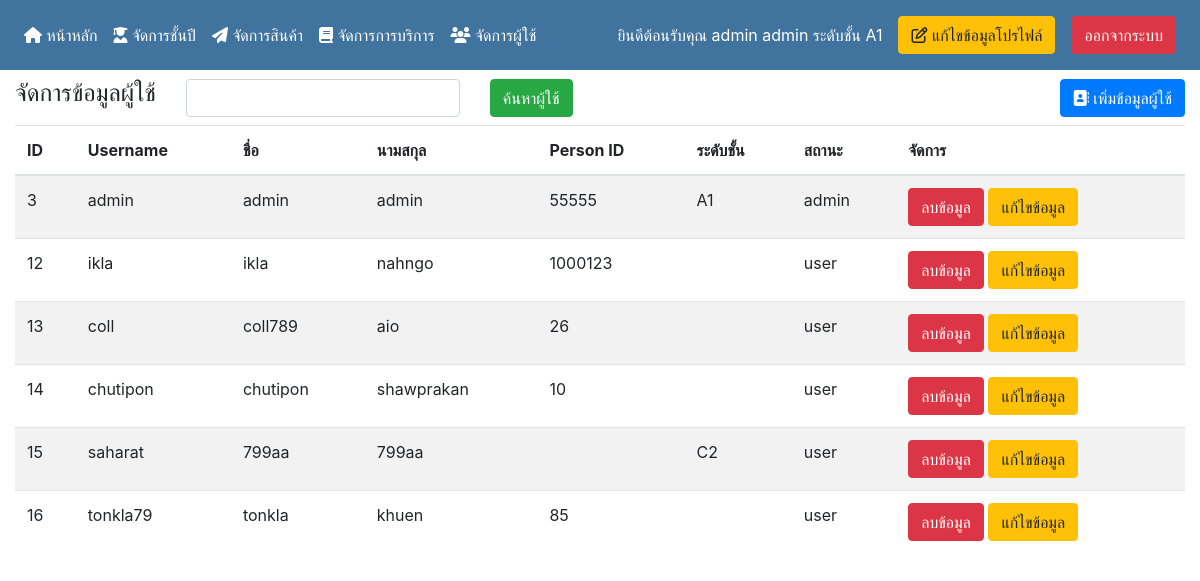
The page /admin/manage_member.php (signed in) on the database its author committed.
### tables this page shows
CREATE TABLE `member` (
  `member_id` int(11) NOT NULL,
  `username` varchar(50) NOT NULL,
  `password` varchar(50) NOT NULL,
  `firstname` varchar(50) NOT NULL,
  `lastname` varchar(50) NOT NULL,
  `person_id` varchar(10) NOT NULL,
  `level_id` varchar(10) NOT NULL,
  `member_status` varchar(10) NOT NULL,
  `member_img` varchar(50) NOT NULL
);

CREATE TABLE `level` (
  `level_id` int(11) NOT NULL,
  `level_name` varchar(10) NOT NULL
);

### admin/manage_member.php (the view, shortened to what this page needs)
<!DOCTYPE html>
<html>
<head>
	<?php require '../boot_header.php'; ?>
</head>
<body>
	<?php require_once("menu.php"); ?>
	<div class="container-fluid">
		<div class="row" style="height:55px;">
			<div class="col align-self-center">
				<form class="row g-3" action="" method="GET">
					<div class="col-auto">
						<h4>จัดการข้อมูลผู้ใช้</h4>
					</div>
					<div class="col-auto align-self-center">
						<div class="row g-3 align-items-center">
						  <div class="col-auto">
						    <input type="text" class="form-control" name="txt_search">
						  </div>
						  <div class="col-auto">
						    <input type="submit" class="btn btn-success" name="btn_search" value="ค้นหาผู้ใช้">
						  </div>
						 </div>
						</div>
					</div>
				<div class="col-auto align-self-center">
					<a href="add_member.php"><button class="btn btn-primary"><i class="fa fa-address-book"></i> เพิ่มข้อมูลผู้ใช้</button></a>
				</div>
			</div>
		<div class="row">
			<div class="col">
				<table class="table table-striped">
					<thead>
						<tr>
							<th>ID</th>
							<th>Username</th>
							<th>ชื่อ</th>
							<th>นามสกุล</th>
							<th>Person ID</th>
							<th>ระดับชั้น</th>
							<th>สถานะ</th>
							<th>จัดการ</th>
						</tr>
					</thead>
					<?php
						$sql = "SELECT * FROM member LEFT JOIN level on member.level_id = level.level_id";
						$result = $connect->query($sql);
						while($row = $result->fetch_assoc()){
					?>
					<tr>
						<td><?php echo $row['member_id']; ?></td>
						<td><?php echo $row['username']; ?></td>
						<td><?php echo $row['firstname']; ?></td>
						<td><?php echo $row['lastname']; ?></td>
						<td><?php echo $row['person_id']; ?></td>
						<td><?php echo $row['level_name']; ?></td>
						<td><?php echo $row['member_status']; ?></td>
						<td><a href="manage_member.php?del=1&&id=<?php echo $row['member_id']; ?>"><button class="btn btn-danger">ลบข้อมูล</button></a>
							<a href="edit_member.php?id=<?php echo $row['member_id'] ?>"><button class="btn btn-warning">แก้ไขข้อมูล</button></a>
						</td>
					</tr>
					<?php
						}
					?>
				</table>
			</div>
		</div>
</div>
</body>
</html>

### rows shown on the page
member: member_id "3", username "admin", firstname "admin", lastname "admin", person "55555", level.level_name "A1", member_status "admin"
member: member_id "12", username "ikla", firstname "ikla", lastname "nahngo", person "1000123", member_status "user"
member: member_id "13", username "coll", firstname "coll789", lastname "aio", person "26", member_status "user"
member: member_id "14", username "chutipon", firstname "chutipon", lastname "shawprakan", person "10", member_status "user"
member: member_id "15", username "saharat", firstname "799aa", lastname "799aa", level.level_name "C2", member_status "user"
member: member_id "16", username "tonkla79", firstname "tonkla", lastname "khuen", person "85", member_status "user"

### other values the page prints
$_SESSION['firstname'] "admin"
$_SESSION['lastname'] "admin"
$_SESSION['level_name'] "A1"
